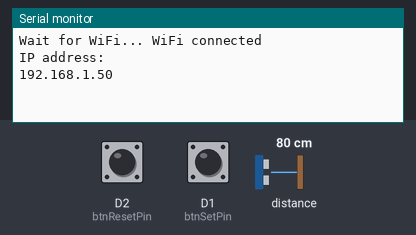
Bench run of a sketch on a simulated ESP8266 (NodeMCU). Parts: the last lines printed to the serial monitor. Inputs (shaded band) come from the test bench; at power-on: D2 (btnResetPin) HIGH, D1 (btnSetPin) HIGH, distance to the obstacle 80 cm. The echo pulse lasts 58.3 µs per cm; WiFi joins after 1.5 s; servers stay silent unless stated; uploads are accepted with an empty reply.

Above: at 3.2 s.
3.3 s: D2 (btnResetPin) pulled LOW for 0.6 s
At 4.6 s:
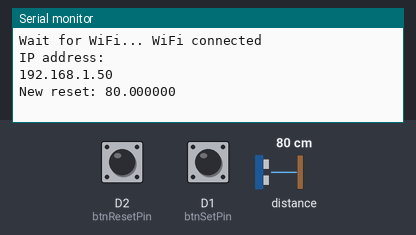
5.4 s: D1 (btnSetPin) pulled LOW for 0.6 s
At 7.2 s:
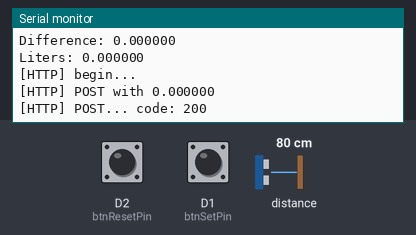

The sketch:

olga.ino
```cpp
// WIFI
#include <ESP8266WiFi.h>
#include <ESP8266WiFiMulti.h>
#include <ESP8266HTTPClient.h>

// ULTRASONIC
#include <HCSR04.h>

// MATH
#define PI 3.1415926535897932384626433832795

// GAS TANK
#define RADIUS 4.25 // cm

// WIFI
const char* ssid     = "Jens Iphone 8";
const char* password = "adappter";

// REST API endpoint for creating emission records
const char* address = "http://172.20.10.4:3000/api/CreateEmission";

// ULTRASONIC pins
int triggerPin = D4;
int echoPin = D3;

// BUTTON pins
int btnResetPin = D2;
int btnSetPin = D1;

// Button states
int btnStateReset = 0;
int btnStateSet = 0;

// The distance sensor measures the distance from the tank cap to the liquid surface
// The volume is calculated from the tank radius and height difference between two points in time
UltraSonicDistanceSensor distanceSensor(triggerPin, echoPin);

ESP8266WiFiMulti WiFiMulti;

// Distance of last measurement
double old_distance = -2;


void setup() {
  Serial.begin(9600);

  // The buttons should go back to their initial voltage,
  // so we use INPUT_PULLUP instead of INPUT
  pinMode(btnResetPin, INPUT_PULLUP);
  pinMode(btnSetPin, INPUT_PULLUP);

  // We start by connecting to a WiFi network
  WiFi.mode(WIFI_STA);
  WiFiMulti.addAP(ssid, password);

  Serial.println();
  Serial.println();
  Serial.print("Wait for WiFi... ");

  while (WiFiMulti.run() != WL_CONNECTED) {
    Serial.print(".");
    delay(500);
  }

  Serial.println("WiFi connected");
  Serial.println("IP address: ");
  Serial.println(WiFi.localIP());

  // We get the initial distance to the liquid
  double old_distance = distanceSensor.measureDistanceCm();

  delay(500);
}


// Computes the volume in liters given radius and height difference
// Radius and height should be provided in cm
double get_liters(double radius, double height){
  // Convert values from cm to dm
  double radius_dm = radius / 10.0;
  double height_dm = height / 10.0;

  // Compute volume in dm^3. Remember that dm^3 correspond to l.
  double liters = PI * (radius_dm * radius_dm) * height_dm;

  return liters;
}

void loop() {
  // Read the button states
  btnStateReset = digitalRead(btnResetPin);
  btnStateSet = digitalRead(btnSetPin);

  if (btnStateReset == LOW) {
    // We pressed the reset button
    old_distance = distanceSensor.measureDistanceCm();
    Serial.println("New reset: " + String(old_distance, 6));
  }

   if (btnStateSet == LOW) {
    // We pressed the set button
    if ((WiFiMulti.run() == WL_CONNECTED)) {
      // We want to get the liters that have been used and
      // send the information to the Hyperledger REST API
      WiFiClient client;
      HTTPClient http;

      http.setTimeout(20000);

      // The distance of the liquid from the sensor in cm
      double distance = distanceSensor.measureDistanceCm();
      double diff_distance = distance - old_distance;
      // These are the liters used since the last reset
      double liters = get_liters(RADIUS, diff_distance);

      Serial.println("Difference: " + String(diff_distance, 6));
      Serial.println("Liters: " + String(liters, 6));

      Serial.print("[HTTP] begin...\n");
      if (http.begin(client, address)) {  // HTTP
        Serial.println("[HTTP] POST with " + String(liters, 6));

        // We send a POST request containing JSON data for the measurement
        http.addHeader("Content-Type", "application/json");
        // The owner is hard-coded for now. In production this should be the identifier for the household.
        String msg = "{\"$class\": \"org.energy.network.CreateEmission\",\"litersOil\": "+ String(liters, 6) +",\"owner\": \"resource:org.energy.network.Consumer#101\"}";

        int httpCode = http.POST(msg);

        // httpCode will be negative on error
        if (httpCode > 0) {
          // HTTP header has been send and Server response header has been handled
          Serial.printf("[HTTP] POST... code: %d\n", httpCode);

          // file found at server
          if (httpCode == HTTP_CODE_OK || httpCode == HTTP_CODE_MOVED_PERMANENTLY) {
            String payload = http.getString();
            Serial.println(payload);
          }
        } else {
          Serial.printf("[HTTP] GET... failed, error: %s\n", http.errorToString(httpCode).c_str());
        }

        http.end();
      } else {
        Serial.printf("[HTTP} Unable to connect\n");
      }
    }
  }
  delay(500);
}
```

Measured:
- after the input at 3.3 s, the serial monitor: prints a new line after 0.21 s (image 1)
- after the input at 5.4 s, the serial monitor: prints a new line after 0.12 s (image 2)
